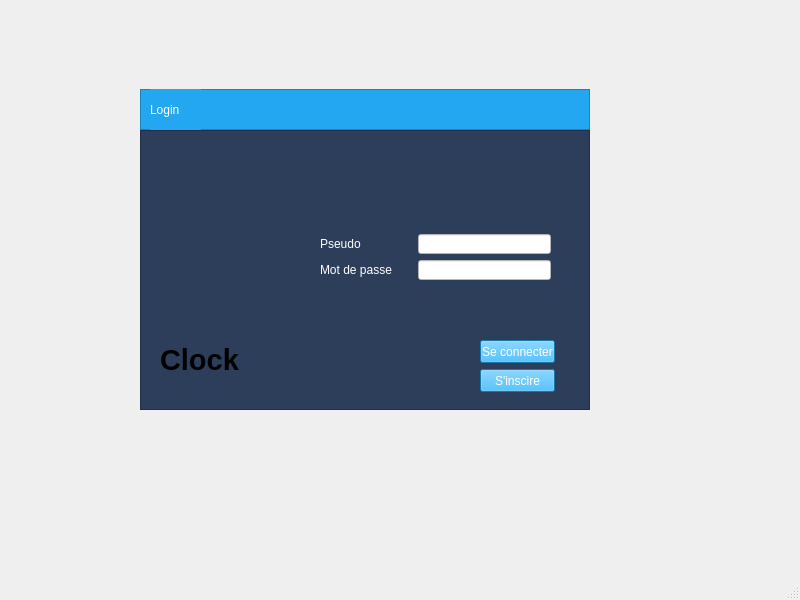
<?xml version="1.0" encoding="UTF-8"?>
<ui version="4.0">
 <class>MainWindow</class>
 <widget class="QMainWindow" name="MainWindow">
  <property name="geometry">
   <rect>
    <x>0</x>
    <y>0</y>
    <width>800</width>
    <height>600</height>
   </rect>
  </property>
  <property name="windowTitle">
   <string>MainWindow</string>
  </property>
  <widget class="QWidget" name="centralwidget">
   <widget class="QFrame" name="frame_3">
    <property name="geometry">
     <rect>
      <x>140</x>
      <y>89</y>
      <width>450</width>
      <height>41</height>
     </rect>
    </property>
    <property name="styleSheet">
     <string notr="true">background-color: rgb(255, 255, 255);
background-color: rgb(34, 167, 240);</string>
    </property>
    <property name="frameShape">
     <enum>QFrame::StyledPanel</enum>
    </property>
    <property name="frameShadow">
     <enum>QFrame::Raised</enum>
    </property>
    <widget class="QLabel" name="Login_2">
     <property name="geometry">
      <rect>
       <x>10</x>
       <y>0</y>
       <width>51</width>
       <height>41</height>
      </rect>
     </property>
     <property name="styleSheet">
      <string notr="true">color: rgb(255, 255, 255);
font: 16pt &quot;MS Shell Dlg 2&quot;;
</string>
     </property>
     <property name="text">
      <string>Login</string>
     </property>
    </widget>
   </widget>
   <widget class="QFrame" name="frame_2">
    <property name="geometry">
     <rect>
      <x>140</x>
      <y>130</y>
      <width>450</width>
      <height>280</height>
     </rect>
    </property>
    <property name="styleSheet">
     <string notr="true">background-color: rgb(44, 62, 89);</string>
    </property>
    <property name="frameShape">
     <enum>QFrame::StyledPanel</enum>
    </property>
    <property name="frameShadow">
     <enum>QFrame::Raised</enum>
    </property>
    <widget class="QLabel" name="Pseudo">
     <property name="geometry">
      <rect>
       <x>180</x>
       <y>104</y>
       <width>56</width>
       <height>19</height>
      </rect>
     </property>
     <property name="styleSheet">
      <string notr="true">color: rgb(255, 255, 255);
font: 12pt &quot;MS Shell Dlg 2&quot;;</string>
     </property>
     <property name="text">
      <string>Pseudo </string>
     </property>
    </widget>
    <widget class="QLabel" name="Mot_de_passe">
     <property name="geometry">
      <rect>
       <x>180</x>
       <y>130</y>
       <width>92</width>
       <height>19</height>
      </rect>
     </property>
     <property name="styleSheet">
      <string notr="true">font: 12pt &quot;MS Shell Dlg 2&quot;;
color: rgb(255, 255, 255);</string>
     </property>
     <property name="text">
      <string>Mot de passe</string>
     </property>
    </widget>
    <widget class="QLineEdit" name="lineEdit_Pseudo">
     <property name="geometry">
      <rect>
       <x>278</x>
       <y>104</y>
       <width>133</width>
       <height>20</height>
      </rect>
     </property>
     <property name="styleSheet">
      <string notr="true">background-color: rgb(255, 255, 255);</string>
     </property>
    </widget>
    <widget class="QLineEdit" name="lineEdit_Mdp">
     <property name="geometry">
      <rect>
       <x>278</x>
       <y>130</y>
       <width>133</width>
       <height>20</height>
      </rect>
     </property>
     <property name="styleSheet">
      <string notr="true">background-color: rgb(255, 255, 255);</string>
     </property>
     <property name="echoMode">
      <enum>QLineEdit::Password</enum>
     </property>
    </widget>
    <widget class="QLabel" name="label_picture">
     <property name="geometry">
      <rect>
       <x>38</x>
       <y>73</y>
       <width>81</width>
       <height>91</height>
      </rect>
     </property>
     <property name="text">
      <string/>
     </property>
    </widget>
    <widget class="QLabel" name="label_Pseudo">
     <property name="geometry">
      <rect>
       <x>148</x>
       <y>103</y>
       <width>21</width>
       <height>21</height>
      </rect>
     </property>
     <property name="text">
      <string/>
     </property>
    </widget>
    <widget class="QLabel" name="label_Mdp">
     <property name="geometry">
      <rect>
       <x>148</x>
       <y>124</y>
       <width>21</width>
       <height>20</height>
      </rect>
     </property>
     <property name="text">
      <string/>
     </property>
    </widget>
    <widget class="QLabel" name="message">
     <property name="geometry">
      <rect>
       <x>60</x>
       <y>150</y>
       <width>151</width>
       <height>31</height>
      </rect>
     </property>
     <property name="text">
      <string/>
     </property>
    </widget>
    <widget class="QPushButton" name="pushButton_connex">
     <property name="geometry">
      <rect>
       <x>340</x>
       <y>210</y>
       <width>75</width>
       <height>23</height>
      </rect>
     </property>
     <property name="styleSheet">
      <string notr="true">color: rgb(255, 255, 255);

background-color: rgb(34,167,240);

</string>
     </property>
     <property name="text">
      <string>Se connecter</string>
     </property>
    </widget>
    <widget class="QPushButton" name="pushButton_inscr">
     <property name="geometry">
      <rect>
       <x>340</x>
       <y>239</y>
       <width>75</width>
       <height>23</height>
      </rect>
     </property>
     <property name="styleSheet">
      <string notr="true">
background-color: rgb(34,167,240);
color: rgb(255, 255, 255);</string>
     </property>
     <property name="text">
      <string>S'inscire</string>
     </property>
    </widget>
    <widget class="QLabel" name="Digital_Clock">
     <property name="geometry">
      <rect>
       <x>20</x>
       <y>200</y>
       <width>191</width>
       <height>60</height>
      </rect>
     </property>
     <property name="font">
      <font>
       <pointsize>22</pointsize>
       <weight>75</weight>
       <bold>true</bold>
      </font>
     </property>
     <property name="text">
      <string>Clock</string>
     </property>
    </widget>
   </widget>
  </widget>
  <widget class="QMenuBar" name="menubar">
   <property name="geometry">
    <rect>
     <x>0</x>
     <y>0</y>
     <width>800</width>
     <height>22</height>
    </rect>
   </property>
  </widget>
  <widget class="QStatusBar" name="statusbar"/>
 </widget>
 <resources/>
 <connections/>
</ui>
